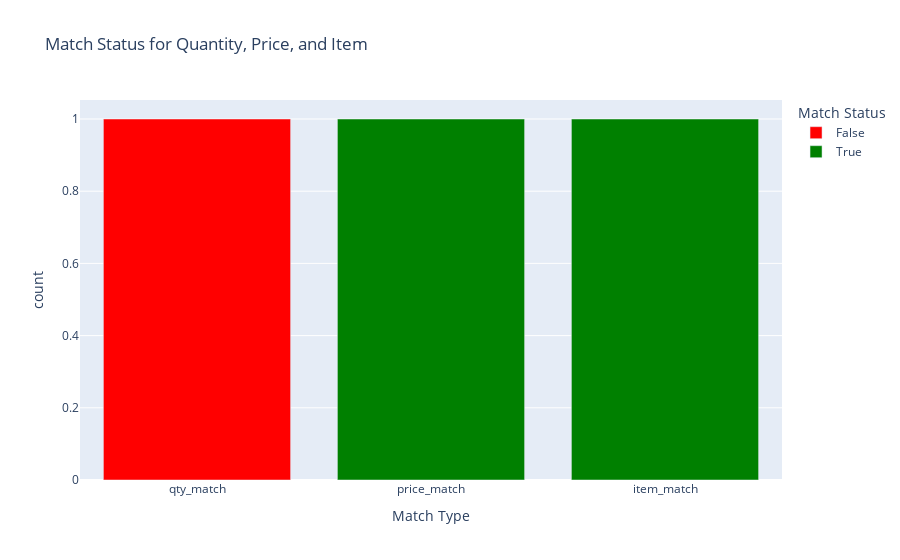

The notebook cell saved with this chart:
### Code cell
# Reshaping the data so that we can plot all three match types in one chart - i used mismatches.melt() to reshape the mismatches DataFrame
#into a long format, where:
    # The Match Type column contains values like qty_match, price_match, and item_match.
    # The Match Status column contains the Boolean values (True/False) from each match column.


mismatches_long = mismatches.melt(
    id_vars=[],  # No ID column, just reshape all columns
    value_vars=['qty_match', 'price_match', 'item_match'],  # The match columns
    var_name='Match Type',  # New column for the match type (Qty, Price, Item)
    value_name='Match Status'  # New column for the match status (True/False)
)

# Now, creating the combined bar chart
fig_combined = px.bar(
    mismatches_long,
    x='Match Type',  # x-axis will be the match type (Qty, Price, Item)
    color='Match Status',  # Color bars by the match status (True/False)
    title="Match Status for Quantity, Price, and Item",
    labels={'Match Type': 'Match Type', 'Match Status': 'Match Status'},
    color_discrete_map={True: 'green', False: 'red'},  # Green for match, Red for mismatch
    category_orders={'Match Type': ['qty_match', 'price_match', 'item_match']}  # Order of match types
)

# Show the combined plot
fig_combined.show()

### Figure 1 — Plotly figure (JSON) as saved in the notebook; plotly's stock layout.template omitted (floating-point values rounded to 4 significant figures)
{"data": [{"alignmentgroup": "True", "hovertemplate": "Match Status=False<br>Match Type=%{x}<br>count=%{y}<extra></extra>", "legendgroup": "False", "marker": {"color": "red", "pattern": {"shape": ""}}, "name": "False", "offsetgroup": "False", "orientation": "v", "showlegend": true, "textposition": "auto", "type": "bar", "x": ["qty_match"], "xaxis": "x", "y": [1], "yaxis": "y"}, {"alignmentgroup": "True", "hovertemplate": "Match Status=True<br>Match Type=%{x}<br>count=%{y}<extra></extra>", "legendgroup": "True", "marker": {"color": "green", "pattern": {"shape": ""}}, "name": "True", "offsetgroup": "True", "orientation": "v", "showlegend": true, "textposition": "auto", "type": "bar", "x": ["price_match", "item_match"], "xaxis": "x", "y": [1, 1], "yaxis": "y"}], "layout": {"autosize": true, "barmode": "relative", "legend": {"title": {"text": "Match Status"}, "tracegroupgap": 0}, "title": {"text": "Match Status for Quantity, Price, and Item"}, "xaxis": {"anchor": "y", "autorange": true, "categoryarray": ["qty_match", "price_match", "item_match"], "categoryorder": "array", "domain": [0, 1], "range": [-0.5, 2.5], "title": {"text": "Match Type"}, "type": "category"}, "yaxis": {"anchor": "x", "autorange": true, "domain": [0, 1], "range": [0, 1.053], "title": {"text": "count"}, "type": "linear"}}}
